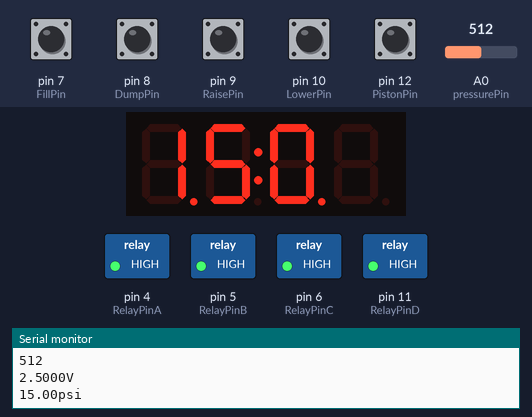
Simulated run of this sketch. Board: Arduino Uno, built with avr-gcc and run on an emulated ATmega328P. On the bench: 4-digit seven-segment display, switched loads named in the sketch (green lamp = pin HIGH), the last lines printed to the serial monitor. The inputs (shaded band) are chosen by the test bench; at power-on: pin 7 (FillPin), pin 8 (DumpPin), pin 9 (RaisePin), pin 10 (LowerPin), pin 12 (PistonPin) HIGH, A0 (pressurePin) = 512.

Above: at 3.2 s.
3.3 s: pin 8 (DumpPin) pulled LOW for 0.3 s
At 3.8 s:
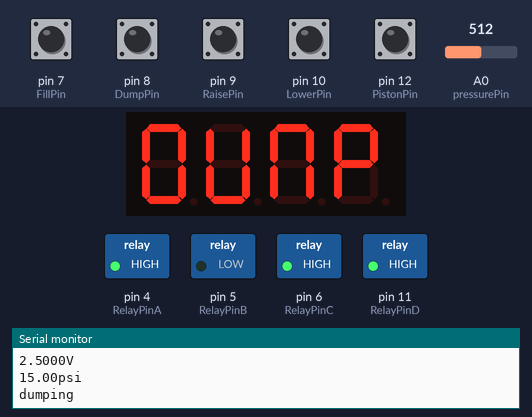
6.6 s: pin 12 (PistonPin) pulled LOW for 1 s
At 10.2 s:
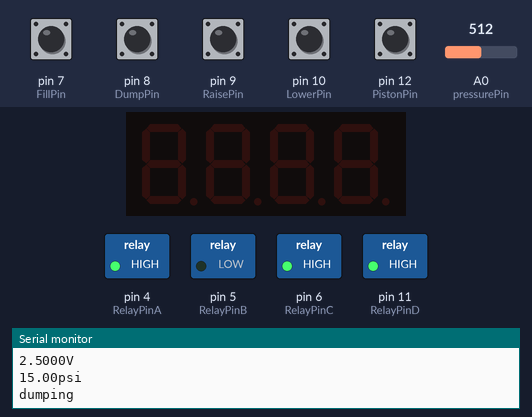
10.4 s: pin 8 (DumpPin) driven LOW and pin 12 (PistonPin) driven LOW
At 13.2 s:
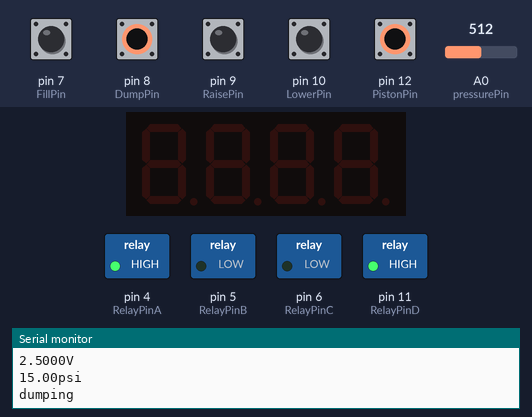
13.4 s: pin 12 (PistonPin) driven HIGH
At 16.0 s:
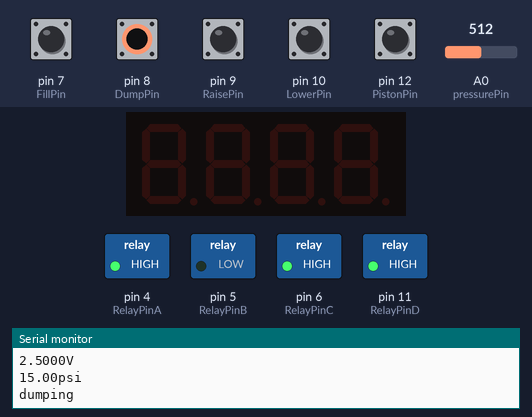
16.4 s: pin 12 (PistonPin) driven LOW
At 18.0 s:
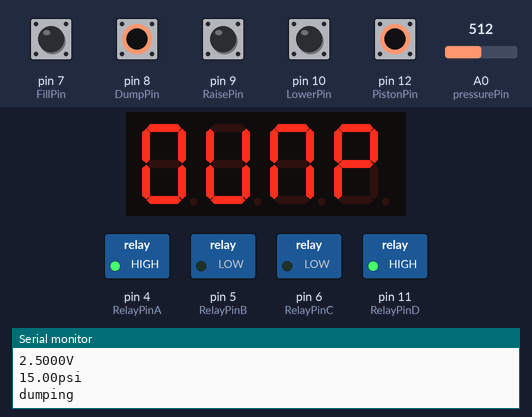
Timing chart, 0 to 19.5 s (numbered marks = the images above; inputs shaded):
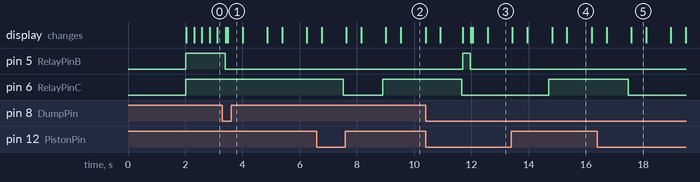

The sketch:

Waterbed.ino
```cpp
#include <TM1637Display.h>
#include <Wire.h>
#include <Arduino.h>

#define PistonPin 12
#define FillPin 7
#define DumpPin 8
#define RaisePin 9
#define LowerPin 10
#define CLK 2 //Display
#define DIO 3 //Display
#define PressurePin A0 //Transistor
#define RelayPinA 4 //Air In
#define RelayPinB 5 //Air Out
#define RelayPinC 6 //Piston
#define RelayPinD 11 //Unused

// Create display object of type TM1637Display:
TM1637Display display = TM1637Display(CLK, DIO);
// Create array that turns all segments on:
const uint8_t data[] = {0xff, 0xff, 0xff, 0xff};
// Create array that turns all segments off:
const uint8_t blank[] = {0x00, 0x00, 0x00, 0x00};

const int pressurePin = A0; //select the analog input pin for the pressure transducer
const float voltageZero = 0.5; //analog reading of pressure transducer at 0psi
const float voltageMax = 4.5; //analog reading of pressure transducer at 30psi
const float pressuretransducermaxPSI = 30; //psi value of transducer being used
const int baudRate = 9600; //constant integer to set the baud rate for serial monitor
const int sensorreadDelay = 250; //constant integer to set the sensor read delay in milliseconds
//Average PSI reading
const int numReadings = 5;

int rawPressureVal[numReadings];      // the readings from the PSI input
int readIndex = 0;              // the index of the current reading
int total = 0;                  // the running total
int avgPressureValue = 0;                // the average
float fillMax = 2; //Max PSI for waterbed


enum State {
  NOTHING,
  FILLING,
  FILLING_CANCEL,
  DUMPING,
  DUMPING_CANCEL,
  RAISING,
  RAISING_CANCEL,
  LOWERING,
  LOWERING_CANCEL
};

enum Button {
  NONE,
  FILL,
  DUMP,
  RAISE,
  LOWER
};

State currentState = NOTHING;
Button previousButton = NONE;

Button getButton() {
  if (digitalRead(FillPin) == LOW) {
    return FILL;
  } else if (digitalRead(DumpPin) == LOW) {
    return DUMP;
  } else if (digitalRead(RaisePin) == LOW) {
    return RAISE;
  } else if (digitalRead(LowerPin) == LOW) {
    return LOWER;
  }

  return NONE;
}

State nextState(Button currentButton) {
  if (currentState == NOTHING) {
    switch (currentButton) {
      case NONE:
        return NOTHING;
      case FILL:
        return FILLING;
      case DUMP:
        return DUMPING;
      case RAISE:
        return RAISING;
      case LOWER:
        return LOWERING;
    }
  } else if (currentState == FILLING && previousButton == NONE && currentButton == FILL) {
    return FILLING_CANCEL;
  } else if (currentState == DUMPING && previousButton == NONE && currentButton == DUMP) {
    return DUMPING_CANCEL;
  } else if (currentState == RAISING && currentButton == NONE) {
    return RAISING_CANCEL;
  } else if (currentState == LOWERING && currentButton == NONE) {
    return LOWERING_CANCEL;
  }

  return currentState;
}

float getCurrentPressure() {
  total = total - rawPressureVal[readIndex];// subtract the last reading:
  int rawPressureValue =  analogRead(pressurePin);  // read from the sensor:
  rawPressureVal[readIndex] = rawPressureValue;
  total = total + rawPressureVal[readIndex];  // add the reading to the total:
  readIndex = readIndex + 1;  // advance to the next position in the array:
  if (readIndex >= numReadings) {     // if we're at the end of the array...
    readIndex = 0;   // ...wrap around to the beginning:
  }
  // calculate the average:
  avgPressureValue = total / numReadings;

  // send it to the computer as ASCII digits
  Serial.println(rawPressureValue);
  Serial.println(avgPressureValue);

  float voltage = avgPressureValue * 5.0 / 1024;
  Serial.print(voltage, 4); //prints value from previous line to serial
  Serial.println("V"); //prints label to serial

  float pressureValue = pressuretransducermaxPSI*(voltage - voltageZero)/(voltageMax-voltageZero);
  Serial.print(pressureValue, 2); //prints value from previous line to serial
  Serial.println("psi"); //prints label to serial

  return pressureValue;
}

void setup() {
  // Set the display brightness (0-7):
  display.setBrightness(0x0e);
  display.clear();
  Serial.begin(9600);
  pinMode(PistonPin, INPUT_PULLUP);
  pinMode(FillPin, INPUT_PULLUP);
  pinMode(DumpPin, INPUT_PULLUP);
  pinMode(RaisePin, INPUT_PULLUP);
  pinMode(LowerPin, INPUT_PULLUP);
  pinMode(RelayPinA, OUTPUT);
  pinMode(RelayPinB, OUTPUT);
  pinMode(RelayPinC, OUTPUT);
  pinMode(RelayPinD, OUTPUT);
  delay(2000);
  digitalWrite(RelayPinA, HIGH);
  digitalWrite(RelayPinB, HIGH);
  digitalWrite(RelayPinC, HIGH);
  digitalWrite(RelayPinD, HIGH);
  for (int thisReading = 0; thisReading < numReadings; thisReading++) {
    rawPressureVal[thisReading] = 0;
  }
}

void loop() {

  int pistonVal = digitalRead(PistonPin);   // read the Piston pin
  if (pistonVal == LOW) {
    Serial.println("Piston A");
    digitalWrite(RelayPinC, LOW);
  }
    else if (pistonVal == HIGH) {
    Serial.println("Piston B");
    digitalWrite(RelayPinC, HIGH);
  }

  const Button currentButton = getButton();
  State state = nextState(currentButton);

  float pressureValue = getCurrentPressure();

  // Show the Pressure on the display
  display.showNumberDecEx(pressureValue*10, 0b11100000, false, 3, 0);

  if (state == FILLING) {
    Serial.println("filling");
    if (pressureValue < fillMax) {
      digitalWrite(RelayPinA, LOW);
      display.clear();
      delay(50);
      const uint8_t fill[] = {
       SEG_A | SEG_F | SEG_G | SEG_E,                   // F
       SEG_E | SEG_F,                                   // I
       SEG_F | SEG_E | SEG_D,                           // L
       SEG_D | SEG_E | SEG_F                            // L
       };
       display.setSegments(fill, 4, 4);
      delay(500);
      display.clear();
      delay(50);
      display.showNumberDecEx(pressureValue*10, 0b11100000, false, 3, 0);
      delay(500);
    } else {
      Serial.println("done filling");
      digitalWrite(RelayPinA, HIGH);
      state = NOTHING;
    }
  } else if (state == FILLING_CANCEL) {
    Serial.println("cancel filling");
    digitalWrite(RelayPinA, HIGH);
    state = NOTHING;
  }
  else if (state == DUMPING) {
    Serial.println("dumping");
    if (pressureValue > 0.5) {
      digitalWrite(RelayPinB, LOW);
      display.clear();
      delay(50);
      const uint8_t dump[] = {
       SEG_A | SEG_F | SEG_E | SEG_C | SEG_B | SEG_D,            // D
       SEG_E | SEG_F | SEG_D | SEG_C | SEG_B,                    // U
       SEG_A | SEG_F | SEG_E | SEG_C | SEG_B,                    // N
       SEG_A | SEG_F | SEG_G | SEG_E | SEG_B | SEG_G             // P
       };
      display.setSegments(dump, 4, 4);
      delay(500);
      display.clear();
      delay(500);
    } else {
      Serial.println("done dumping");
      digitalWrite(RelayPinB, HIGH);
      state = NOTHING;
    }
  }
  else if (state == DUMPING_CANCEL) {
    Serial.println("cancel dumping");
    digitalWrite(RelayPinB, HIGH);
    state = NOTHING;
  }
  else if (state == RAISING) {
    Serial.println("raising");
    digitalWrite(RelayPinA, LOW);
  }  else if (state == RAISING_CANCEL) {
    Serial.println("cancel rasing");
    digitalWrite(RelayPinA, HIGH);
    fillMax = pressureValue;
    state = NOTHING;
  }
  else if (state == LOWERING) {
    Serial.println("lowering");
    digitalWrite(RelayPinB, LOW);
  } else if (state == LOWERING_CANCEL) {
    Serial.println("cancel lowering");
    digitalWrite(RelayPinB, HIGH);
    fillMax = pressureValue;
    state = NOTHING;
  }
  else if (state == NOTHING) {

  }

  currentState = state;
  previousButton = currentButton;
  delay(sensorreadDelay); //delay in milliseconds between read values
}


//void loop2()
//{
//
//  display.setBrightness(0x0e);
//
//
//
//
//
//     //Open relay until set pressure
//    if (fillVal == LOW){
//      do {
//       Serial.println("filling");
//       Serial.println(avgPressureValue);
//       digitalWrite(RelayPinA, LOW);
//       display.clear();
//       delay(50);
//       const uint8_t fill[] = {
//        SEG_A | SEG_F | SEG_G | SEG_E,                   // F
//        SEG_E | SEG_F,                                   // I
//        SEG_F | SEG_E | SEG_D,                           // L
//        SEG_D | SEG_E | SEG_F                            // L
//        };
//        display.setSegments(fill, 4, 4);
//       delay(500);
//       display.clear();
//       delay(50);
//       display.showNumberDecEx(pressureValue, 0b11100000, false, 2, 0);
//       delay(500);
//        }
//        while (pressureValue != fillMax && FillPin == HIGH);
//    }
//            else if (RelayPinA == LOW && fillVal == LOW){
//            Serial.println("fillCancel");
//            digitalWrite(RelayPinA, HIGH);
//               }
//                 else (fillVal == HIGH && pressureValue < fillMax);{
//                 Serial.println("fillReady");
//                 digitalWrite(RelayPinA, HIGH);
//                   }
//
//  // Open Relay until empty
//   if (dumpVal == LOW && pressureValue >= 0) {
//     do {
//       Serial.println("dumping");
//       digitalWrite(RelayPinB, LOW);
//       display.clear();
//       delay(50);
//       const uint8_t dump[] = {
//        SEG_A | SEG_F | SEG_E | SEG_C | SEG_B | SEG_D,            // D
//        SEG_E | SEG_F | SEG_D | SEG_C | SEG_B,                    // U
//        SEG_A | SEG_F | SEG_E | SEG_C | SEG_B,                    // N
//        SEG_A | SEG_F | SEG_G | SEG_E | SEG_B | SEG_G             // P
//        };
//       display.setSegments(dump, 4, 4);
//       delay(500);
//       display.clear();
//       delay(50);
//       display.showNumberDecEx(pressureValue, 0b11100000, false, 2, 0);
//       delay(500);
//       }while (pressureValue > 0);
//    }
//    else if (dumpVal == HIGH && pressureValue >= 0) {
//    Serial.println("dumpReady");
//    digitalWrite(RelayPinB, HIGH);
//    }
//
//  int raiseVal = digitalRead(RaisePin);   // read the Raise pin
//  if (raiseVal == LOW) {
//    Serial.println("RaiseLow");
//    digitalWrite(RelayPinA, LOW);
//  }
//    else if (raiseVal == HIGH) {
//    Serial.println("RaiseHigh");
//    digitalWrite(RelayPinA, HIGH);
//  }
//
//  int lowerVal = digitalRead(LowerPin);   // read the Lower pin
//  if (lowerVal == LOW) {
//    Serial.println("LowerLow");
//    digitalWrite(RelayPinB, LOW);
//  }
//    else if (lowerVal == HIGH) {
//    Serial.println("LowerHigh");
//    digitalWrite(RelayPinB, HIGH);
//  }
//
//}
```

Measured:
- after the input at 3.3 s, pin 5 (RelayPinB): HIGH → LOW after 0.09 s; the display: first changes after 0.11 s (image 1 shows a later state)
- after the input at 6.6 s, pin 6 (RelayPinC): HIGH → LOW after 0.92 s, → HIGH 1.4 s later
- after the input at 10.4 s, pin 5 (RelayPinB): LOW → HIGH after 1.3 s, → LOW 0.27 s later; pin 6 (RelayPinC): HIGH → LOW after 1.3 s; the display: first differs from a run without the input after 1.3 s (image 3 shows a later state)
- after the input at 13.4 s, pin 6 (RelayPinC): LOW → HIGH after 1.3 s
- after the input at 16.4 s, pin 6 (RelayPinC): HIGH → LOW after 1.1 s
- what the display in image 2 shows lasts 0.9 s, from 9.5 s to 10.4 s
- what the display in image 5 shows lasts 0.5 s, from 17.6 s to 18.1 s
